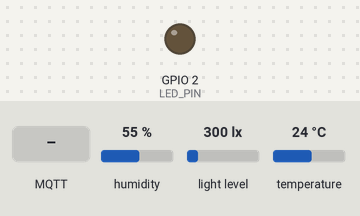
Bench run of a sketch on a simulated ESP32. Shown: output pins drawn as LEDs (lit = HIGH). The test bench sets the inputs (shaded band); at power-on: humidity 55 %, light level 300 lx, temperature 24 °C. WiFi joins after 1.5 s; servers stay silent unless stated; no MQTT or app messages arrive unless stated; what the sketch prints to the serial monitor is not drawn.

Above: at 4.9 s.
5.0 s: MQTT message "1" arrives on the first subscribed topic
6.5 s: MQTT message "on" arrives on the first subscribed topic
8.0 s: MQTT message "off" arrives on the first subscribed topic
At 60.9 s:
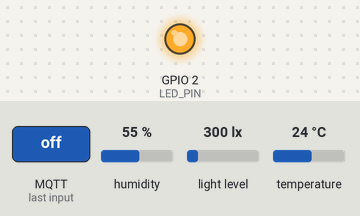
Timing chart, 0 to 61.6 s (numbered marks = the images above; inputs shaded):
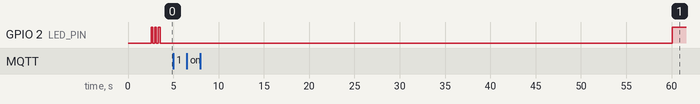

The sketch:

ESP32_Zone_Sensor.ino
```cpp
/*
 * SmartCrop OS - ESP32 Zone Sensor Node
 * Reads environmental sensors and publishes to MQTT
 *
 * Hardware:
 * - ESP32 Dev Board
 * - DHT22 (Temperature & Humidity) on GPIO4
 * - MQ-135 (Air Quality/CO2) on GPIO34
 * - BH1750 (Light Sensor) on I2C (GPIO21=SDA, GPIO22=SCL)
 */

#include <WiFi.h>
#include <PubSubClient.h>
#include <DHT.h>
#include <Wire.h>
#include <BH1750.h>
#include <ArduinoJson.h>

// ============ CONFIGURATION - UPDATE THESE ============
const char* WIFI_SSID = "YOUR_WIFI_SSID";
const char* WIFI_PASSWORD = "YOUR_WIFI_PASSWORD";
const char* MQTT_BROKER = "192.168.1.100";  // Raspberry Pi IP
const int MQTT_PORT = 1883;
const char* DEVICE_ID = "ESP32-ZONE-001";
const char* ZONE_ID = "your_zone_id_here";  // Get from SmartCrop OS
// =====================================================

// MQTT Topics (auto-generated)
char SENSOR_TOPIC[100];
char STATUS_TOPIC[100];
char CONTROL_TOPIC[100];

// Sensor Pins
#define DHT_PIN 4
#define DHT_TYPE DHT22
#define MQ135_PIN 34

// LED Pin (built-in)
#define LED_PIN 2

// Sensors
DHT dht(DHT_PIN, DHT_TYPE);
BH1750 lightMeter;

WiFiClient espClient;
PubSubClient mqttClient(espClient);

// Timing
unsigned long lastSensorRead = 0;
unsigned long lastStatusSend = 0;
const unsigned long SENSOR_INTERVAL = 60000;   // Read every 60 seconds
const unsigned long STATUS_INTERVAL = 300000;  // Status every 5 minutes

// Connection status
bool wifiConnected = false;
bool mqttConnected = false;

void setup() {
  Serial.begin(115200);
  delay(1000);

  Serial.println("\n\n");
  Serial.println("==================================");
  Serial.println("🚀 SmartCrop OS ESP32 Sensor Node");
  Serial.println("==================================");
  Serial.printf("Device ID: %s\n", DEVICE_ID);
  Serial.printf("Zone ID: %s\n", ZONE_ID);
  Serial.println("==================================\n");

  // Setup LED
  pinMode(LED_PIN, OUTPUT);
  digitalWrite(LED_PIN, LOW);

  // Initialize sensors
  Serial.println("📡 Initializing sensors...");
  dht.begin();
  Wire.begin();

  if (lightMeter.begin(BH1750::CONTINUOUS_HIGH_RES_MODE)) {
    Serial.println("   ✅ BH1750 Light Sensor initialized");
  } else {
    Serial.println("   ⚠️  BH1750 not found, check wiring");
  }

  // Setup MQTT topics
  sprintf(SENSOR_TOPIC, "smartcrop/zone/%s/sensors", ZONE_ID);
  sprintf(STATUS_TOPIC, "smartcrop/zone/%s/status", ZONE_ID);
  sprintf(CONTROL_TOPIC, "smartcrop/zone/%s/control", ZONE_ID);

  Serial.println("\n📋 MQTT Topics:");
  Serial.printf("   Sensors: %s\n", SENSOR_TOPIC);
  Serial.printf("   Status: %s\n", STATUS_TOPIC);
  Serial.printf("   Control: %s\n\n", CONTROL_TOPIC);

  // Connect to WiFi
  connectWiFi();

  // Setup MQTT
  mqttClient.setServer(MQTT_BROKER, MQTT_PORT);
  mqttClient.setCallback(mqttCallback);
  mqttClient.setBufferSize(512);

  Serial.println("✅ Setup complete!");
  Serial.println("==================================\n");

  // Blink LED to indicate ready
  for(int i=0; i<3; i++) {
    digitalWrite(LED_PIN, HIGH);
    delay(200);
    digitalWrite(LED_PIN, LOW);
    delay(200);
  }
}

void loop() {
  // Maintain WiFi connection
  if (WiFi.status() != WL_CONNECTED) {
    wifiConnected = false;
    digitalWrite(LED_PIN, LOW);
    Serial.println("⚠️  WiFi disconnected, reconnecting...");
    connectWiFi();
  } else if (!wifiConnected) {
    wifiConnected = true;
    Serial.println("✅ WiFi reconnected");
  }

  // Maintain MQTT connection
  if (!mqttClient.connected()) {
    mqttConnected = false;
    digitalWrite(LED_PIN, LOW);
    reconnectMQTT();
  } else if (!mqttConnected) {
    mqttConnected = true;
    Serial.println("✅ MQTT reconnected");
    digitalWrite(LED_PIN, HIGH);
  }

  mqttClient.loop();

  // Read and publish sensors
  if (millis() - lastSensorRead >= SENSOR_INTERVAL) {
    readAndPublishSensors();
    lastSensorRead = millis();
  }

  // Publish status
  if (millis() - lastStatusSend >= STATUS_INTERVAL) {
    publishStatus("online");
    lastStatusSend = millis();
  }

  // Small delay to prevent watchdog issues
  delay(10);
}

void connectWiFi() {
  Serial.print("📡 Connecting to WiFi");
  WiFi.mode(WIFI_STA);
  WiFi.begin(WIFI_SSID, WIFI_PASSWORD);

  int attempts = 0;
  while (WiFi.status() != WL_CONNECTED && attempts < 30) {
    delay(500);
    Serial.print(".");
    attempts++;
  }

  if (WiFi.status() == WL_CONNECTED) {
    Serial.println(" ✅");
    Serial.printf("   IP address: %s\n", WiFi.localIP().toString().c_str());
    Serial.printf("   Signal: %d dBm\n", WiFi.RSSI());
    wifiConnected = true;
  } else {
    Serial.println(" ❌");
    Serial.println("   WiFi connection failed! Check SSID/password");
    wifiConnected = false;
  }
}

void reconnectMQTT() {
  int attempts = 0;
  while (!mqttClient.connected() && attempts < 3) {
    Serial.print("🔌 Connecting to MQTT broker...");

    if (mqttClient.connect(DEVICE_ID)) {
      Serial.println(" ✅");

      // Subscribe to control topic
      mqttClient.subscribe(CONTROL_TOPIC);
      Serial.printf("   Subscribed to: %s\n", CONTROL_TOPIC);

      // Publish online status
      publishStatus("online");

      mqttConnected = true;
      return;

    } else {
      Serial.print(" ❌ (rc=");
      Serial.print(mqttClient.state());
      Serial.println(")");
      attempts++;

      if (attempts < 3) {
        Serial.println("   Retrying in 5 seconds...");
        delay(5000);
      }
    }
  }

  if (!mqttClient.connected()) {
    Serial.println("⚠️  MQTT connection failed. Will retry later.");
    mqttConnected = false;
  }
}

void mqttCallback(char* topic, byte* payload, unsigned int length) {
  // Handle control messages (future: actuator control)
  Serial.print("📥 Message on: ");
  Serial.println(topic);

  String message = "";
  for (unsigned int i = 0; i < length; i++) {
    message += (char)payload[i];
  }
  Serial.printf("   Payload: %s\n", message.c_str());

  // TODO: Parse and handle control commands here
  // Example: {"command": "set_fan", "value": 75}
}

void readAndPublishSensors() {
  Serial.println("📊 Reading sensors...");

  // Flash LED to indicate reading
  digitalWrite(LED_PIN, LOW);
  delay(100);
  digitalWrite(LED_PIN, HIGH);

  // Read DHT22
  float temperature = dht.readTemperature();
  float humidity = dht.readHumidity();

  // Read light sensor
  float light = lightMeter.readLightLevel();

  // Read MQ-135 (CO2 approximation)
  int co2Raw = analogRead(MQ135_PIN);
  // Basic linear mapping - calibrate for better accuracy
  int co2 = map(co2Raw, 0, 4095, 400, 2000);

  // Check if DHT readings are valid
  if (isnan(temperature) || isnan(humidity)) {
    Serial.println("   ❌ DHT22 read failed!");
    temperature = 0;
    humidity = 0;
  }

  // Display readings
  Serial.printf("   Temperature: %.1f°C\n", temperature);
  Serial.printf("   Humidity: %.1f%%\n", humidity);
  Serial.printf("   CO2: %d ppm\n", co2);
  Serial.printf("   Light: %.0f lux\n", light);

  // Create JSON payload
  StaticJsonDocument<256> doc;
  doc["device_id"] = DEVICE_ID;
  doc["zone_id"] = ZONE_ID;
  doc["temperature"] = round(temperature * 10) / 10.0;
  doc["humidity"] = round(humidity * 10) / 10.0;
  doc["co2"] = co2;
  doc["light"] = (int)light;
  doc["airflow"] = 0;  // Add if you have airflow sensor
  doc["soil_moisture"] = nullptr;
  doc["timestamp"] = millis();
  doc["rssi"] = WiFi.RSSI();

  // Serialize and publish
  char jsonBuffer[256];
  size_t len = serializeJson(doc, jsonBuffer);

  if (mqttClient.publish(SENSOR_TOPIC, jsonBuffer, len)) {
    Serial.println("   ✅ Published to MQTT");
  } else {
    Serial.println("   ❌ Publish failed!");
  }

  Serial.println();
}

void publishStatus(const char* status) {
  StaticJsonDocument<128> doc;
  doc["device_id"] = DEVICE_ID;
  doc["status"] = status;
  doc["uptime"] = millis() / 1000;
  doc["rssi"] = WiFi.RSSI();
  doc["free_heap"] = ESP.getFreeHeap();

  char jsonBuffer[128];
  serializeJson(doc, jsonBuffer);

  mqttClient.publish(STATUS_TOPIC, jsonBuffer);
  Serial.printf("📱 Status: %s (uptime: %lds, RSSI: %ddBm)\n",
                status, millis()/1000, WiFi.RSSI());
}
```

Measured:
- after the input at 5.0 s, every drawn part: stays the same
- after the input at 6.5 s, every drawn part: stays the same
